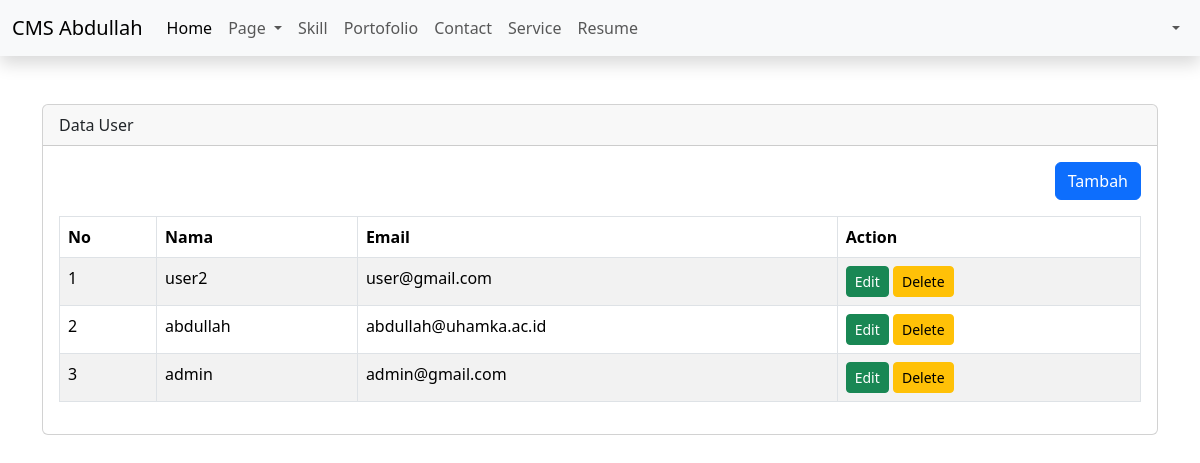
Screenshot of /admin/user.php with the database file from the repository.
### tables this page shows
CREATE TABLE `users` (
  `id` int(11) NOT NULL,
  `id_level` int(11) DEFAULT NULL,
  `name` varchar(50) NOT NULL,
  `email` varchar(50) NOT NULL,
  `password` varchar(100) NOT NULL,
  `created_at` timestamp NOT NULL DEFAULT current_timestamp(),
  `updated_at` timestamp NULL DEFAULT NULL ON UPDATE current_timestamp()
);

### admin/user.php (the view, shortened to what this page needs)
<?php
include 'config/koneksi.php';
$query = mysqli_query($config, "SELECT * FROM users ORDER BY id DESC");
$row = mysqli_fetch_all($query, MYSQLI_ASSOC);
?>
<!DOCTYPE html>
<html lang="en">
<head>
    <link href="https://cdn.jsdelivr.net/npm/bootstrap@5.3.6/dist/css/bootstrap.min.css" rel="stylesheet">
</head>
<body>
    <div class="wrapper">
        <?php include 'inc/header.php'; ?>
        <div class="content mt-5">
            <div class="container">
                <div class="row">
                    <div class="col-sm-12">
                        <div class="card">
                            <div class="card-header">
                                Data User
                            </div>
                            <div class="card-body">
                                <div class="tabel-responsive">
                                    <div align="right" class="mb-3">
                                        <a href="tambah-user.php?level=<?= base64_encode($_SESSION['LEVEL']) ?>" class="btn btn-primary">Tambah</a>
                                    </div>
                                    <table class="table table-bordered table-striped">
                                        <thead>
                                            <tr>
                                                <th>No</th>
                                                <th>Nama</th>
                                                <th>Email</th>
                                                <th>Action</th>
                                            </tr>
                                        </thead>
                                        <tbody>
                                            <?php foreach ($row as $key => $data):  ?>
                                                <tr>
                                                    <td><?= $key + 1 ?></td>
                                                    <td><?= $data['name'] ?></td>
                                                    <td><?= $data['email'] ?></td>
                                                    <td>
                                                        <a href="tambah-user.php?edit=<?php echo $data['id'] ?>&level=<?php echo base64_encode($_SESSION['LEVEL']) ?>" class="btn btn-success btn-sm">Edit</a>
                                                        <a onclick="return confirm('Are you sure??')" href="user.php?delete=<?php echo $data['id'] ?>" class="btn btn-warning btn-sm">Delete</a>
                                                    </td>
                                                </tr>
                                            <?php endforeach ?>
                                        </tbody>
                                    </table>
                                </div>
                            </div>
                        </div>
                    </div>
                </div>
            </div>
        </div>
</body>
</html>

### rows the page displays
users: name "user2", email "user@gmail.com"
users: name "abdullah", email "abdullah@uhamka.ac.id"
users: name "admin", email "admin@gmail.com"
